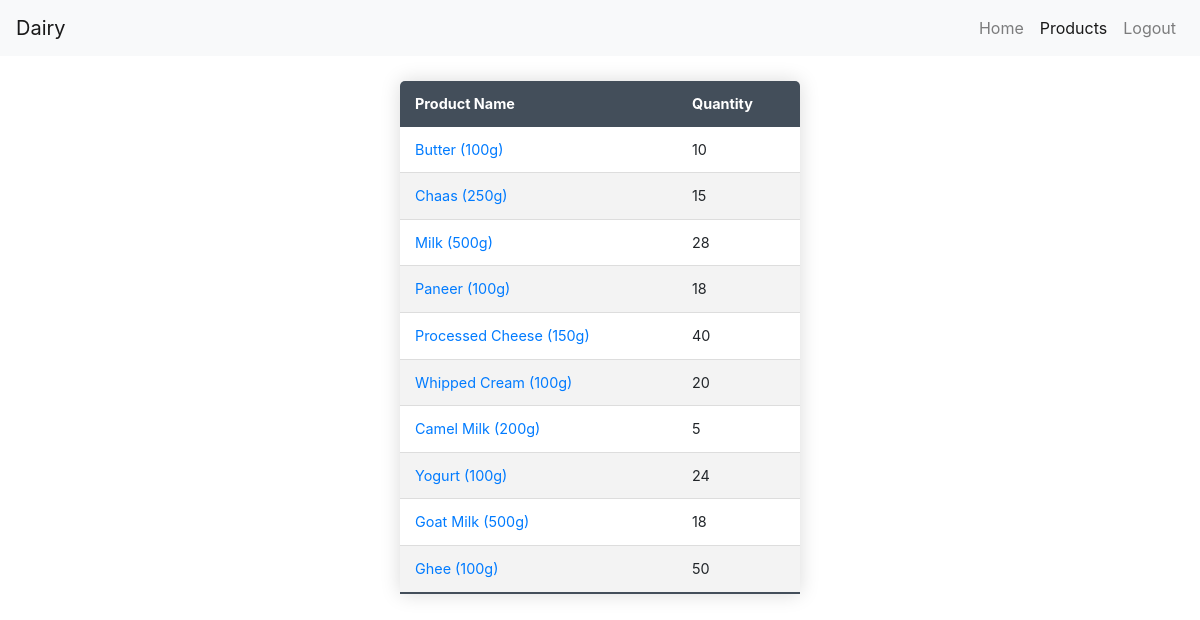
The page /product/ (signed in) on the database its author committed.
### product/models.py (models this page shows, shortened)
class Product(models.Model):
    name = models.CharField(max_length=255)
    quantity = models.IntegerField()
    product_image = models.ImageField(upload_to='profile_pics',blank=True)

### product/views.py (the view)
# urls.py: path('',views.product_list,name='list'),
@login_required
def product_list(request):
    all_obj = Product.objects.all()
    return render(request,'product_list.html',{'productlist':all_obj})

### templates/product_list.html (shortened to what this page needs)
{% extends "base.html" %}
{% block content %}
<table class="content-table">
    <thead>
        <tr>
            <th>Product Name</th>
            <th>Quantity</th>
        </tr>
    </thead>
    <tbody>
        {% for product in productlist %}
        <tr>
            <td> <a href="{% url 'product:detail' pk=product.pk %}">{{ product.name }}</a> </td>
            <td> {{ product.quantity }}</td>
        </tr>
        {% endfor %}
    </tbody>
</table c>
{% endblock %}

### templates/base.html (shortened to what this page needs)
<!DOCTYPE html>
{% load static %}
<html lang="en">
<head>
    <link rel="stylesheet" href="https://stackpath.bootstrapcdn.com/bootstrap/4.4.1/css/bootstrap.min.css"
>
    <link rel="stylesheet" href="{% static 'css/style.css' %}">
</head>
<body>
    <nav class="navbar navbar-expand-lg navbar-light bg-light">
        <a class="navbar-brand" href="{% url "home" %}">Dairy</a>
        <div class="collapse navbar-collapse justify-content-end" id="navbarNavAltMarkup">
            <div class="navbar-nav">
                <a class="nav-item nav-link {% if request.path == '/' %} active {% endif %}"
                    href="{% url "home" %}">Home</a>
                {% if user.is_authenticated %}
                <a class="nav-item nav-link {% if request.path == '/product/' %} active {% endif %}"
                    href="{% url "product:list" %}">Products</a>
                <a class="nav-item nav-link" href="{% url "user:logout" %}">Logout</a>
                {% else %}
                <a class="nav-item nav-link {% if request.path == '/login/' %} active {% endif %}"
                    href="{% url "user:login" %}">Login</a>
                <a class="nav-item nav-link {% if request.path == '/signup/' %} active {% endif %}"
                    href="{% url "user:register" %}">Signup</a>
                {% endif %}
            </div>
        </div>
    </nav>
    {% block content %}
    {% endblock %}
</body>
</html>

### static/css/style.css (style rules this page uses)
.content-table { border-collapse: collapse; margin: 25px 0; margin-left:auto; margin-right:auto; font-size: 0.9em; min-width: 400px; border-radius: 5px 5px 0 0; overflow: hidden; box-shadow: 0 0 20px rgba(0, 0, 0, 0.15); }
.content-table thead tr { background-color: #434e5a; color: #fff; text-align: left; font-weight: bold; }
.content-table th, .content-table td { padding: 12px 15px; }
.content-table tbody tr { border-bottom: 1px solid #dddddd; }
.content-table tbody tr:nth-of-type(even) { background-color: #f3f3f3; }
.content-table tbody tr:last-of-type { border-bottom: 2px solid #434e5a; }

### rows shown on the page
Product: name "Butter (100g)", quantity "10"
Product: name "Chaas (250g)", quantity "15"
Product: name "Milk (500g)", quantity "28"
Product: name "Paneer (100g)", quantity "18"
Product: name "Processed Cheese (150g)", quantity "40"
Product: name "Whipped Cream (100g)", quantity "20"
Product: name "Camel Milk (200g)", quantity "5"
Product: name "Yogurt (100g)", quantity "24"
Product: name "Goat Milk (500g)", quantity "18"
Product: name "Ghee (100g)", quantity "50"
